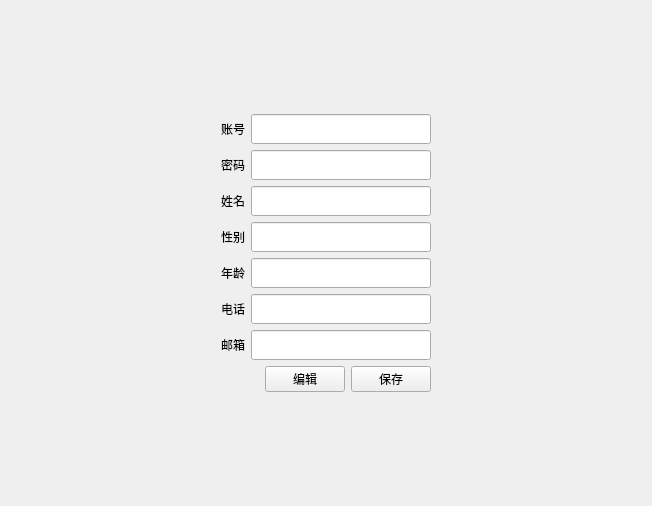
<?xml version="1.0" encoding="UTF-8"?>
<ui version="4.0">
 <class>AccountSettingsWindow</class>
 <widget class="QWidget" name="AccountSettingsWindow">
  <property name="geometry">
   <rect>
    <x>0</x>
    <y>0</y>
    <width>652</width>
    <height>506</height>
   </rect>
  </property>
  <property name="windowTitle">
   <string>账户设置窗口</string>
  </property>
  <layout class="QGridLayout" name="gridLayout">
   <item row="0" column="0">
    <layout class="QVBoxLayout" name="verticalLayout_2">
     <item>
      <spacer name="verticalSpacer">
       <property name="orientation">
        <enum>Qt::Vertical</enum>
       </property>
       <property name="sizeHint" stdset="0">
        <size>
         <width>20</width>
         <height>77</height>
        </size>
       </property>
      </spacer>
     </item>
     <item>
      <layout class="QHBoxLayout" name="horizontalLayout_9">
       <item>
        <spacer name="horizontalSpacer_2">
         <property name="orientation">
          <enum>Qt::Horizontal</enum>
         </property>
         <property name="sizeHint" stdset="0">
          <size>
           <width>40</width>
           <height>20</height>
          </size>
         </property>
        </spacer>
       </item>
       <item>
        <layout class="QVBoxLayout" name="verticalLayout">
         <item>
          <layout class="QHBoxLayout" name="horizontalLayout">
           <item>
            <widget class="QLabel" name="labelAccount">
             <property name="text">
              <string>账号</string>
             </property>
            </widget>
           </item>
           <item>
            <widget class="QLineEdit" name="lineEditAccount">
             <property name="minimumSize">
              <size>
               <width>0</width>
               <height>30</height>
              </size>
             </property>
            </widget>
           </item>
          </layout>
         </item>
         <item>
          <layout class="QHBoxLayout" name="horizontalLayout_2">
           <item>
            <widget class="QLabel" name="labelPassword">
             <property name="text">
              <string>密码</string>
             </property>
            </widget>
           </item>
           <item>
            <widget class="QLineEdit" name="lineEditPassword">
             <property name="minimumSize">
              <size>
               <width>0</width>
               <height>30</height>
              </size>
             </property>
            </widget>
           </item>
          </layout>
         </item>
         <item>
          <layout class="QHBoxLayout" name="horizontalLayout_3">
           <item>
            <widget class="QLabel" name="lableName">
             <property name="text">
              <string>姓名</string>
             </property>
            </widget>
           </item>
           <item>
            <widget class="QLineEdit" name="lineEditName">
             <property name="minimumSize">
              <size>
               <width>0</width>
               <height>30</height>
              </size>
             </property>
            </widget>
           </item>
          </layout>
         </item>
         <item>
          <layout class="QHBoxLayout" name="horizontalLayout_4">
           <item>
            <widget class="QLabel" name="labelSex">
             <property name="text">
              <string>性别</string>
             </property>
            </widget>
           </item>
           <item>
            <widget class="QLineEdit" name="lineEditSex">
             <property name="minimumSize">
              <size>
               <width>0</width>
               <height>30</height>
              </size>
             </property>
            </widget>
           </item>
          </layout>
         </item>
         <item>
          <layout class="QHBoxLayout" name="horizontalLayout_5">
           <item>
            <widget class="QLabel" name="labelAge">
             <property name="text">
              <string>年龄</string>
             </property>
            </widget>
           </item>
           <item>
            <widget class="QLineEdit" name="lineEditAge">
             <property name="minimumSize">
              <size>
               <width>0</width>
               <height>30</height>
              </size>
             </property>
            </widget>
           </item>
          </layout>
         </item>
         <item>
          <layout class="QHBoxLayout" name="horizontalLayout_6">
           <item>
            <widget class="QLabel" name="labelPhone">
             <property name="text">
              <string>电话</string>
             </property>
            </widget>
           </item>
           <item>
            <widget class="QLineEdit" name="lineEditPhone">
             <property name="minimumSize">
              <size>
               <width>0</width>
               <height>30</height>
              </size>
             </property>
            </widget>
           </item>
          </layout>
         </item>
         <item>
          <layout class="QHBoxLayout" name="horizontalLayout_7">
           <item>
            <widget class="QLabel" name="labelMailBox">
             <property name="text">
              <string>邮箱</string>
             </property>
            </widget>
           </item>
           <item>
            <widget class="QLineEdit" name="lineEditMailBox">
             <property name="minimumSize">
              <size>
               <width>0</width>
               <height>30</height>
              </size>
             </property>
            </widget>
           </item>
          </layout>
         </item>
         <item>
          <layout class="QHBoxLayout" name="horizontalLayout_8">
           <item>
            <spacer name="horizontalSpacer_3">
             <property name="orientation">
              <enum>Qt::Horizontal</enum>
             </property>
             <property name="sizeHint" stdset="0">
              <size>
               <width>40</width>
               <height>20</height>
              </size>
             </property>
            </spacer>
           </item>
           <item>
            <widget class="QPushButton" name="pushButtonEdit">
             <property name="text">
              <string>编辑</string>
             </property>
            </widget>
           </item>
           <item>
            <widget class="QPushButton" name="pushButtonSave">
             <property name="text">
              <string>保存</string>
             </property>
            </widget>
           </item>
          </layout>
         </item>
        </layout>
       </item>
       <item>
        <spacer name="horizontalSpacer">
         <property name="orientation">
          <enum>Qt::Horizontal</enum>
         </property>
         <property name="sizeHint" stdset="0">
          <size>
           <width>40</width>
           <height>20</height>
          </size>
         </property>
        </spacer>
       </item>
      </layout>
     </item>
     <item>
      <spacer name="verticalSpacer_2">
       <property name="orientation">
        <enum>Qt::Vertical</enum>
       </property>
       <property name="sizeHint" stdset="0">
        <size>
         <width>20</width>
         <height>76</height>
        </size>
       </property>
      </spacer>
     </item>
    </layout>
   </item>
  </layout>
 </widget>
 <resources/>
 <connections/>
</ui>
